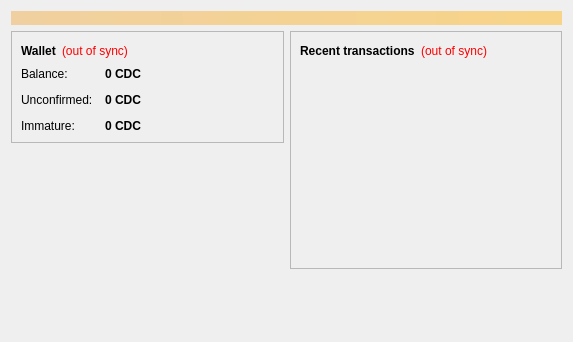
<?xml version="1.0" encoding="UTF-8"?>
<ui version="4.0">
 <class>OverviewPage</class>
 <widget class="QWidget" name="OverviewPage">
  <property name="geometry">
   <rect>
    <x>0</x>
    <y>0</y>
    <width>573</width>
    <height>342</height>
   </rect>
  </property>
  <property name="windowTitle">
   <string>Form</string>
  </property>
  <layout class="QVBoxLayout" name="topLayout">
   <item>
    <widget class="QLabel" name="labelAlerts">
     <property name="visible">
      <bool>false</bool>
     </property>
     <property name="styleSheet">
      <string notr="true">background-color: qlineargradient(x1: 0, y1: 0, x2: 1, y2: 0, stop:0 #F0D0A0, stop:1 #F8D488); color:#000000;</string>
     </property>
     <property name="wordWrap">
      <bool>true</bool>
     </property>
     <property name="margin">
      <number>3</number>
     </property>
    </widget>
   </item>
   <item>
    <layout class="QHBoxLayout" name="horizontalLayout" stretch="1,1">
     <item>
      <layout class="QVBoxLayout" name="verticalLayout_2">
       <item>
        <widget class="QFrame" name="frame">
         <property name="frameShape">
          <enum>QFrame::StyledPanel</enum>
         </property>
         <property name="frameShadow">
          <enum>QFrame::Raised</enum>
         </property>
         <layout class="QVBoxLayout" name="verticalLayout_4">
          <item>
           <layout class="QHBoxLayout" name="horizontalLayout_4">
            <item>
             <widget class="QLabel" name="label_5">
              <property name="font">
               <font>
                <weight>75</weight>
                <bold>true</bold>
               </font>
              </property>
              <property name="text">
               <string>Wallet</string>
              </property>
             </widget>
            </item>
            <item>
             <widget class="QLabel" name="labelWalletStatus">
              <property name="toolTip">
               <string>The displayed information may be out of date. Your wallet automatically synchronizes with the CrescentCoin network after a connection is established, but this process has not completed yet.</string>
              </property>
              <property name="styleSheet">
               <string notr="true">QLabel { color: red; }</string>
              </property>
              <property name="text">
               <string notr="true">(out of sync)</string>
              </property>
              <property name="alignment">
               <set>Qt::AlignLeading|Qt::AlignLeft|Qt::AlignVCenter</set>
              </property>
             </widget>
            </item>
            <item>
             <spacer name="horizontalSpacer_2">
              <property name="orientation">
               <enum>Qt::Horizontal</enum>
              </property>
              <property name="sizeHint" stdset="0">
               <size>
                <width>40</width>
                <height>20</height>
               </size>
              </property>
             </spacer>
            </item>
           </layout>
          </item>
          <item>
           <layout class="QFormLayout" name="formLayout_2">
            <property name="fieldGrowthPolicy">
             <enum>QFormLayout::AllNonFixedFieldsGrow</enum>
            </property>
            <property name="horizontalSpacing">
             <number>12</number>
            </property>
            <property name="verticalSpacing">
             <number>12</number>
            </property>
            <item row="0" column="0">
             <widget class="QLabel" name="label">
              <property name="text">
               <string>Balance:</string>
              </property>
             </widget>
            </item>
            <item row="0" column="1">
             <widget class="QLabel" name="labelBalance">
              <property name="font">
               <font>
                <weight>75</weight>
                <bold>true</bold>
               </font>
              </property>
              <property name="cursor">
               <cursorShape>IBeamCursor</cursorShape>
              </property>
              <property name="toolTip">
               <string>Your current balance</string>
              </property>
              <property name="text">
               <string notr="true">0 CDC</string>
              </property>
              <property name="textInteractionFlags">
               <set>Qt::LinksAccessibleByMouse|Qt::TextSelectableByKeyboard|Qt::TextSelectableByMouse</set>
              </property>
             </widget>
            </item>
            <item row="1" column="0">
             <widget class="QLabel" name="label_3">
              <property name="text">
               <string>Unconfirmed:</string>
              </property>
             </widget>
            </item>
            <item row="1" column="1">
             <widget class="QLabel" name="labelUnconfirmed">
              <property name="font">
               <font>
                <weight>75</weight>
                <bold>true</bold>
               </font>
              </property>
              <property name="cursor">
               <cursorShape>IBeamCursor</cursorShape>
              </property>
              <property name="toolTip">
               <string>Total of transactions that have yet to be confirmed, and do not yet count toward the current balance</string>
              </property>
              <property name="text">
               <string notr="true">0 CDC</string>
              </property>
              <property name="textInteractionFlags">
               <set>Qt::LinksAccessibleByMouse|Qt::TextSelectableByKeyboard|Qt::TextSelectableByMouse</set>
              </property>
             </widget>
            </item>
            <item row="2" column="0">
             <widget class="QLabel" name="labelImmatureText">
              <property name="text">
               <string>Immature:</string>
              </property>
             </widget>
            </item>
            <item row="2" column="1">
             <widget class="QLabel" name="labelImmature">
              <property name="font">
               <font>
                <weight>75</weight>
                <bold>true</bold>
               </font>
              </property>
              <property name="toolTip">
               <string>Mined balance that has not yet matured</string>
              </property>
              <property name="text">
               <string notr="true">0 CDC</string>
              </property>
              <property name="textInteractionFlags">
               <set>Qt::LinksAccessibleByMouse|Qt::TextSelectableByKeyboard|Qt::TextSelectableByMouse</set>
              </property>
             </widget>
            </item>
           </layout>
          </item>
         </layout>
        </widget>
       </item>
       <item>
        <spacer name="verticalSpacer">
         <property name="orientation">
          <enum>Qt::Vertical</enum>
         </property>
         <property name="sizeHint" stdset="0">
          <size>
           <width>20</width>
           <height>40</height>
          </size>
         </property>
        </spacer>
       </item>
      </layout>
     </item>
     <item>
      <layout class="QVBoxLayout" name="verticalLayout_3">
       <item>
        <widget class="QFrame" name="frame_2">
         <property name="frameShape">
          <enum>QFrame::StyledPanel</enum>
         </property>
         <property name="frameShadow">
          <enum>QFrame::Raised</enum>
         </property>
         <layout class="QVBoxLayout" name="verticalLayout">
          <item>
           <layout class="QHBoxLayout" name="horizontalLayout_2">
            <item>
             <widget class="QLabel" name="label_4">
              <property name="text">
               <string>&lt;b&gt;Recent transactions&lt;/b&gt;</string>
              </property>
             </widget>
            </item>
            <item>
             <widget class="QLabel" name="labelTransactionsStatus">
              <property name="toolTip">
               <string>The displayed information may be out of date. Your wallet automatically synchronizes with the CrescentCoin network after a connection is established, but this process has not completed yet.</string>
              </property>
              <property name="styleSheet">
               <string notr="true">QLabel { color: red; }</string>
              </property>
              <property name="text">
               <string notr="true">(out of sync)</string>
              </property>
              <property name="alignment">
               <set>Qt::AlignRight|Qt::AlignTrailing|Qt::AlignVCenter</set>
              </property>
             </widget>
            </item>
            <item>
             <spacer name="horizontalSpacer">
              <property name="orientation">
               <enum>Qt::Horizontal</enum>
              </property>
              <property name="sizeHint" stdset="0">
               <size>
                <width>40</width>
                <height>20</height>
               </size>
              </property>
             </spacer>
            </item>
           </layout>
          </item>
          <item>
           <widget class="QListView" name="listTransactions">
            <property name="styleSheet">
             <string notr="true">QListView { background: transparent; }</string>
            </property>
            <property name="frameShape">
             <enum>QFrame::NoFrame</enum>
            </property>
            <property name="verticalScrollBarPolicy">
             <enum>Qt::ScrollBarAlwaysOff</enum>
            </property>
            <property name="horizontalScrollBarPolicy">
             <enum>Qt::ScrollBarAlwaysOff</enum>
            </property>
            <property name="selectionMode">
             <enum>QAbstractItemView::NoSelection</enum>
            </property>
           </widget>
          </item>
         </layout>
        </widget>
       </item>
       <item>
        <spacer name="verticalSpacer_2">
         <property name="orientation">
          <enum>Qt::Vertical</enum>
         </property>
         <property name="sizeHint" stdset="0">
          <size>
           <width>20</width>
           <height>40</height>
          </size>
         </property>
        </spacer>
       </item>
      </layout>
     </item>
    </layout>
   </item>
  </layout>
 </widget>
 <resources/>
 <connections/>
</ui>
